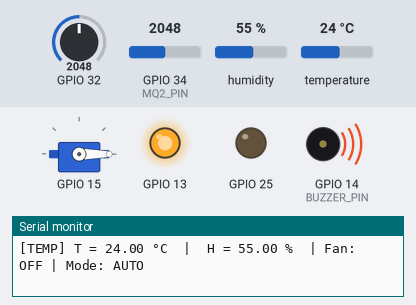
This program was run on a simulated ESP32. Parts: servo, output pins drawn as LEDs (lit = HIGH), buzzer (waves = sounding), the last lines printed to the serial monitor. The inputs (shaded band) are chosen by the test bench; at power-on: temperature 24 °C, GPIO 34 (MQ2_PIN) = 2048, GPIO 32 = 2048, humidity 55 %. WiFi joins after 1.5 s; servers stay silent unless stated; no MQTT or app messages arrive unless stated.

Above: at 6.1 s.
6.2 s: temperature set to 28 °C
8.2 s: temperature set to 31 °C
At 10.1 s:
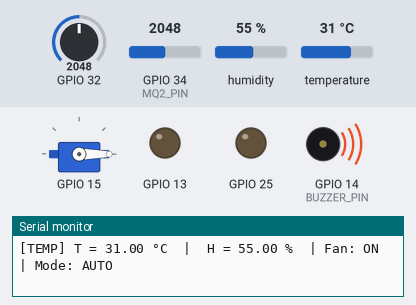
10.5 s: GPIO 34 (MQ2_PIN) set to 1236
12.0 s: GPIO 34 (MQ2_PIN) set to 1174
At 12.8 s:
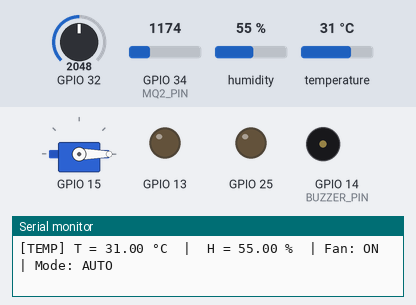
13.5 s: GPIO 32 set to 93
15.0 s: GPIO 32 set to 79
At 15.4 s:
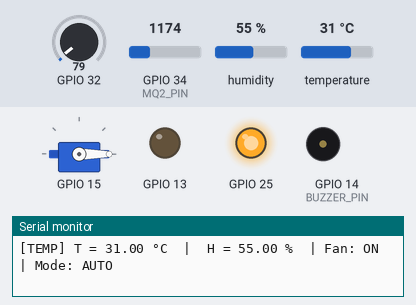
Timing chart, 0 to 17.5 s (numbered marks = the images above; inputs shaded):
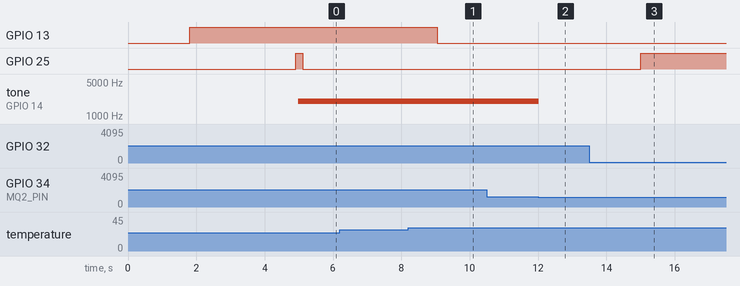

The program:

main.cpp
```cpp
#include <Arduino.h>
#include <WiFi.h>
#include <WiFiClientSecure.h>

#include "Temp.h"
#include "Smoke.h"
#include "RFID.h"
#include "Moisture.h"
#include "MqttManager.h"
#include "cert.h"

const char* WIFI_SSID  = "Haichiem";
const char* WIFI_PASS  = "04697297";

const char* MQTT_BROKER = "o06160ee.ala.asia-southeast1.emqxsl.com";
const int   MQTT_PORT   = 8883;
const char* MQTT_USER   = "esp32";
const char* MQTT_PASSW  = "1234567890";


MqttTempManager mqttTemp(MQTT_BROKER, MQTT_PORT, MQTT_USER, MQTT_PASSW, EMQX_ROOT_CA);
unsigned long lastPublishTemp = 0;


#define MQ2_PIN 34
#define BUZZER_PIN 14
Smoke smokeModule(MQ2_PIN, BUZZER_PIN, 1200);

MqttManager mqttSmoke(
    WIFI_SSID, WIFI_PASS,
    MQTT_BROKER, MQTT_PORT,
    MQTT_USER, MQTT_PASSW,
    &smokeModule
);
unsigned long lastPublishSmoke = 0;


MqttDoorManager mqttDoor(
    MQTT_BROKER,
    MQTT_PORT,
    MQTT_USER,
    MQTT_PASSW,
    EMQX_ROOT_CA
);


Moisture moistureModule(32, 25, 30, 60);

MqttMoistureManager mqttMoisture(
    MQTT_BROKER, MQTT_PORT,
    MQTT_USER, MQTT_PASSW,
    EMQX_ROOT_CA
);
unsigned long lastPublishMoisture = 0;


void connectWiFi() {
    WiFi.mode(WIFI_STA);
    WiFi.begin(WIFI_SSID, WIFI_PASS);

    Serial.print("Connecting WiFi");
    while (WiFi.status() != WL_CONNECTED) {
        Serial.print(".");
        delay(500);
    }
    Serial.println("\nWiFi Connected: " + WiFi.localIP().toString());
}


void setup() {
    Serial.begin(115200);
    delay(300);

    connectWiFi();


    initTemp();
    mqttTemp.begin();


    smokeModule.begin();
    mqttSmoke.begin();


    mqttDoor.begin();
    doorSystemInit();


    moistureModule.begin();
    mqttMoisture.begin();

    Serial.println("===== ALL MODULES READY =====");
}


void loop() {
    mqttTemp.loop();
    updateTempLogic();

    if (millis() - lastPublishTemp > 5005) {
        lastPublishTemp = millis();
        mqttTemp.publishTemp(temperature);
        mqttTemp.publishHumi(humidity);
        mqttTemp.publishFanState(fanState);
        mqttTemp.publishMode(autoMode);
    }

    mqttSmoke.loop();
    smokeModule.update();

    if (millis() - lastPublishSmoke > 500) {
        lastPublishSmoke = millis();
        mqttSmoke.publishSmokeData();
    }

    mqttDoor.loop();
    doorSystemLoop();
    handleDoorWithSensorNonBlocking();

    mqttMoisture.loop();
    moistureModule.update();

    if (millis() - lastPublishMoisture > 5000) {
        lastPublishMoisture = millis();
        mqttMoisture.publishMoisture(moistureModule.getMoisture());
        mqttMoisture.publishPumpState(moistureModule.getPumpState());
        mqttMoisture.publishMode(moistureModule.getMode());
    }
}
```

Moisture.h
```cpp
#pragma once
#include <Arduino.h>

class Moisture {
public:
    Moisture(uint8_t analogPin, uint8_t pumpPin,
             int lowThres = 30, int highThres = 60);

    void begin();
    void update();

    void setPump(bool on);
    void setMode(const String &mode);

    int getMoisture() const { return moisture; }
    bool getPumpState() const { return pumpState; }
    String getMode() const { return mode; }

private:
    uint8_t aPin;
    uint8_t pPin;

    int moisture;
    bool pumpState;

    int lowThreshold;
    int highThreshold;

    String mode;
};

extern Moisture moistureModule;
```

MqttManager.h
```cpp
#pragma once

#include <Arduino.h>
#include <WiFi.h>
#include <WiFiClientSecure.h>
#include <PubSubClient.h>
#include "Smoke.h"
#include "cert.h"

class MqttTempManager {
public:
    MqttTempManager(const char* broker, int port,
                    const char* user, const char* pass,
                    const char* caCert);

    void begin();
    void loop();

    void publishTemp(float temp);
    void publishHumi(float humi);
    void publishFanState(bool state);
    void publishMode(bool mode);

private:
    WiFiClientSecure _wifiClient;
    PubSubClient _client;

    const char* _broker;
    int _port;
    const char* _user;
    const char* _pass;
    const char* _caCert;

    static MqttTempManager* instance;
    static void mqttCallback(char* topic, byte* payload, unsigned int length);
    void handleMessage(String topic, String msg);

    void reconnect();
};

class MqttManager {
public:
    MqttManager(const char* ssid,
                const char* password,
                const char* broker,
                int port,
                const char* user,
                const char* pass,
                Smoke* smokeModule);

    void begin();
    void loop();
    void publishSmokeData();

private:
    static void mqttCallback(char* topic, byte* payload, unsigned int length);
    void reconnect();

    static MqttManager* instance;

    const char* _ssid;
    const char* _password;
    const char* _broker;
    int _port;
    const char* _mqttUser;
    const char* _mqttPass;

    WiFiClientSecure espClient;
    PubSubClient client;

    Smoke* _smoke;

    const char* TOPIC_SMOKE_VALUE   = "iot/smoke/value";
    const char* TOPIC_SMOKE_MODE    = "iot/smoke/mode";
    const char* TOPIC_SMOKE_BUZZER  = "iot/smoke/buzzer";
};

class MqttDoorManager {
public:
    MqttDoorManager(const char* broker, int port,
                    const char* user, const char* pass,
                    const char* caCert);

    void begin();
    void loop();

    // Publish
    void publishStatus(const String &msg);

private:
    WiFiClientSecure _wifiClient;
    PubSubClient _client;

    const char* _broker;
    int _port;
    const char* _user;
    const char* _pass;
    const char* _caCert;

    static MqttDoorManager* instance;
    static void mqttCallback(char* topic, byte* payload, unsigned int length);
    void handleMessage(String topic, String msg);

    void reconnect();
};

class MqttMoistureManager {
public:
    MqttMoistureManager(const char* broker, int port,
                        const char* user, const char* pass,
                        const char* caCert);

    void begin();
    void loop();

    void publishMoisture(int value);
    void publishPumpState(bool state);
    void publishMode(const String &mode);

private:
    WiFiClientSecure _wifiClient;
    PubSubClient _client;

    const char* _broker;
    int _port;
    const char* _user;
    const char* _pass;
    const char* _caCert;

    static MqttMoistureManager* instance;
    static void mqttCallback(char* topic, byte* payload, unsigned int length);
    void handleMessage(String topic, String msg);

    void reconnect();
};
```

RFID.h
```cpp
#pragma once
#include <Arduino.h>

void doorSystemInit();
void doorSystemLoop();

void mqttDoorOpen();
void mqttDoorClose();

void handleDoorWithSensorNonBlocking();
```

Smoke.h
```cpp
#ifndef SMOKE_H
#define SMOKE_H

#include <Arduino.h>

class Smoke {
public:
    Smoke(uint8_t mq2Pin, uint8_t buzzerPin, int threshold = 2100);

    void begin();
    void update();

    void setAutoMode(bool state);
    void manualBuzzerControl(bool state);

    int getGasValue() const { return _gasValue; }
    bool isAuto() const { return _autoMode; }

private:
    uint8_t _mq2Pin;
    uint8_t _buzzerPin;

    int _gasValue = 0;
    int _threshold;

    bool _autoMode = true;
    bool _manualBuzzerState = false;

    void beep(bool state);

    int _pwmChannel = 0;
    int _pwmFreq = 2000;
    int _pwmResolution = 8;
};

#endif
```

Temp.h
```cpp
#ifndef TEMP_H
#define TEMP_H

void initTemp();
void updateTempLogic();   // thay cho handleTemp()

extern float temperature;
extern float humidity;

extern bool fanState;
extern bool autoMode;     // true = auto, false = manual

void fanOn();
void fanOff();

#endif
```

cert.h
```cpp
#ifndef CERT_H
#define CERT_H

static const char EMQX_ROOT_CA[] = R"EOF(
-----BEGIN CERTIFICATE-----
MIIDjjCCAnagAwIBAgIQAzrx5qcRqaC7KGSxHQn65TANBgkqhkiG9w0BAQsFADBh
MQswCQYDVQQGEwJVUzEVMBMGA1UEChMMRGlnaUNlcnQgSW5jMRkwFwYDVQQLExB3
d3cuZGlnaWNlcnQuY29tMSAwHgYDVQQDExdEaWdpQ2VydCBHbG9iYWwgUm9vdCBH
MjAeFw0xMzA4MDExMjAwMDBaFw0zODAxMTUxMjAwMDBaMGExCzAJBgNVBAYTAlVT
MRUwEwYDVQQKEwxEaWdpQ2VydCBJbmMxGTAXBgNVBAsTEHd3dy5kaWdpY2VydC5j
b20xIDAeBgNVBAMTF0RpZ2lDZXJ0IEdsb2JhbCBSb290IEcyMIIBIjANBgkqhkiG
9w0BAQEFAAOCAQ8AMIIBCgKCAQEAuzfNNNx7a8myaJCtSnX/RrohCgiN9RlUyfuI
2/Ou8jqJkTx65qsGGmvPrC3oXgkkRLpimn7Wo6h+4FR1IAWsULecYxpsMNzaHxmx
1x7e/dfgy5SDN67sH0NO3Xss0r0upS/kqbitOtSZpLYl6ZtrAGCSYP9PIUkY92eQ
q2EGnI/yuum06ZIya7XzV+hdG82MHauVBJVJ8zUtluNJbd134/tJS7SsVQepj5Wz
tCO7TG1F8PapspUwtP1MVYwnSlcUfIKdzXOS0xZKBgyMUNGPHgm+F6HmIcr9g+UQ
vIOlCsRnKPZzFBQ9RnbDhxSJITRNrw9FDKZJobq7nMWxM4MphQIDAQABo0IwQDAP
BgNVHRMBAf8EBTADAQH/MA4GA1UdDwEB/wQEAwIBhjAdBgNVHQ4EFgQUTiJUIBiV
5uNu5g/6+rkS7QYXjzkwDQYJKoZIhvcNAQELBQADggEBAGBnKJRvDkhj6zHd6mcY
1Yl9PMWLSn/pvtsrF9+wX3N3KjITOYFnQoQj8kVnNeyIv/iPsGEMNKSuIEyExtv4
NeF22d+mQrvHRAiGfzZ0JFrabA0UWTW98kndth/Jsw1HKj2ZL7tcu7XUIOGZX1NG
Fdtom/DzMNU+MeKNhJ7jitralj41E6Vf8PlwUHBHQRFXGU7Aj64GxJUTFy8bJZ91
8rGOmaFvE7FBcf6IKshPECBV1/MUReXgRPTqh5Uykw7+U0b6LJ3/iyK5S9kJRaTe
pLiaWN0bfVKfjllDiIGknibVb63dDcY3fe0Dkhvld1927jyNxF1WW6LZZm6zNTfl
MrY=
-----END CERTIFICATE-----
)EOF";

#endif
```

Moisture.cpp
```cpp
#include "Moisture.h"

Moisture::Moisture(uint8_t analogPin, uint8_t pumpPin,
                   int lowThres, int highThres)
    : aPin(analogPin), pPin(pumpPin),
      lowThreshold(lowThres), highThreshold(highThres),
      pumpState(false), moisture(0), mode("auto") {}

void Moisture::begin() {
    pinMode(pPin, OUTPUT);
    digitalWrite(pPin, HIGH);
}

void Moisture::setPump(bool on) {
    pumpState = on;
    digitalWrite(pPin, on ? LOW : HIGH);
}

void Moisture::setMode(const String &m) {
    mode = m;
}

void Moisture::update() {
    int adc = analogRead(aPin);

    moisture = map(adc, 50, 150, 100, 0);
    moisture = constrain(moisture, 0, 100);

    if (mode == "auto") {
        if (!pumpState && moisture < lowThreshold) setPump(true);
        else if (pumpState && moisture > highThreshold) setPump(false);
    }
}
```

MqttManager.cpp
```cpp
#include <Arduino.h>
#include <WiFi.h>
#include <WiFiClientSecure.h>
#include <PubSubClient.h>

#include "MqttManager.h"
#include "Temp.h"
#include "Smoke.h"
#include "RFID.h"
#include "Moisture.h"
#include "cert.h"

MqttTempManager* MqttTempManager::instance = nullptr;
MqttManager* MqttManager::instance = nullptr;
MqttDoorManager* MqttDoorManager::instance = nullptr;
MqttMoistureManager* MqttMoistureManager::instance = nullptr;

MqttTempManager::MqttTempManager(const char* broker, int port,
                                 const char* user, const char* pass,
                                 const char* caCert)
    : _broker(broker), _port(port), _user(user), _pass(pass),
      _caCert(caCert), _client(_wifiClient)
{
    instance = this;
}

void MqttTempManager::begin() {
    _wifiClient.setCACert(_caCert);
    _client.setServer(_broker, _port);
    _client.setCallback(MqttTempManager::mqttCallback);
}

void MqttTempManager::loop() {
    if (!_client.connected()) reconnect();
    _client.loop();
}

void MqttTempManager::reconnect() {
    while (!_client.connected()) {
        if (_client.connect("TempModule", _user, _pass)) {
            _client.subscribe("iot/temp/setFan");
            _client.subscribe("iot/temp/setMode");
            publishTemp(temperature);
            publishHumi(humidity);
            publishFanState(fanState);
            publishMode(autoMode);
        } else delay(2000);
    }
}

void MqttTempManager::mqttCallback(char* topic, byte* payload, unsigned int length) {
    if (!instance) return;
    String msg;
    for (uint32_t i = 0; i < length; i++) msg += (char)payload[i];
    instance->handleMessage(String(topic), msg);
}

void MqttTempManager::handleMessage(String topic, String msg) {
    if (topic == "iot/temp/setFan") {
        bool newState = (msg == "1");
        if (newState) fanOn(); else fanOff();
        autoMode = false;
        publishMode(false);
        publishFanState(fanState);
        return;
    }

    if (topic == "iot/temp/setMode") {
        bool newMode = (msg == "auto" || msg == "1");
        autoMode = newMode;
        publishMode(autoMode);

        if (autoMode) {
            if (temperature >= 30) fanOn();
            else if (temperature <= 25) fanOff();
        }
        publishFanState(fanState);
        return;
    }
}

void MqttTempManager::publishTemp(float temp) {
    _client.publish("iot/temp/value", String(temp).c_str(), true);
}

void MqttTempManager::publishHumi(float humi) {
    _client.publish("iot/temp/humi", String(humi).c_str(), true);
}

void MqttTempManager::publishFanState(bool state) {
    _client.publish("iot/temp/fanState", state ? "1" : "0", true);
}

void MqttTempManager::publishMode(bool mode) {
    _client.publish("iot/temp/mode", mode ? "auto" : "manual", true);
}

MqttManager::MqttManager(const char* ssid,
                         const char* password,
                         const char* broker,
                         int port,
                         const char* user,
                         const char* pass,
                         Smoke* smokeModule)
    : _ssid(ssid),
      _password(password),
      _broker(broker),
      _port(port),
      _mqttUser(user),
      _mqttPass(pass),
      client(espClient),
      _smoke(smokeModule)
{
    instance = this;
}

void MqttManager::begin() {
    WiFi.begin(_ssid, _password);
    while (WiFi.status() != WL_CONNECTED) {
        delay(500);
        Serial.print(".");
    }

    espClient.setCACert(EMQX_ROOT_CA);
    client.setServer(_broker, _port);
    client.setCallback(MqttManager::mqttCallback);

    reconnect();
}

void MqttManager::loop() {
    if (!client.connected()) reconnect();
    client.loop();
}

void MqttManager::reconnect() {
    while (!client.connected()) {
        if (client.connect("ESP32_SMOKE", _mqttUser, _mqttPass)) {
            client.subscribe(TOPIC_SMOKE_MODE);
            client.subscribe(TOPIC_SMOKE_BUZZER);
        } else delay(2000);
    }
}

void MqttManager::publishSmokeData() {
    int val = _smoke->getGasValue();
    client.publish(TOPIC_SMOKE_VALUE, String(val).c_str(), true);
    client.publish(TOPIC_SMOKE_MODE, _smoke->isAuto() ? "auto" : "manual", true);
}

void MqttManager::mqttCallback(char* topic, byte* payload, unsigned int length) {
    payload[length] = '\0';
    String msg = String((char*)payload);

    if (String(topic) == "iot/smoke/mode") {
        instance->_smoke->setAutoMode(msg == "auto");
    } else if (String(topic) == "iot/smoke/buzzer") {
        instance->_smoke->setAutoMode(false);
        instance->client.publish("iot/smoke/mode", "manual", true);

        bool buzState = (msg == "on" || msg == "1");
        instance->_smoke->manualBuzzerControl(buzState);
    }
}

MqttDoorManager::MqttDoorManager(const char* broker, int port,
                                 const char* user, const char* pass,
                                 const char* caCert)
    : _broker(broker), _port(port),
      _user(user), _pass(pass),
      _caCert(caCert), _client(_wifiClient)
{
    instance = this;
}

void MqttDoorManager::begin() {
    _wifiClient.setCACert(_caCert);
    _client.setServer(_broker, _port);
    _client.setCallback(MqttDoorManager::mqttCallback);
}

void MqttDoorManager::loop() {
    if (!_client.connected()) reconnect();
    _client.loop();
}

void MqttDoorManager::reconnect() {
    while (!_client.connected()) {
        if (_client.connect("DoorModule", _user, _pass)) {
            _client.subscribe("iot/door/cmd");
            publishStatus("Door module online");
        } else delay(2000);
    }
}

void MqttDoorManager::mqttCallback(char* topic, byte* payload, unsigned int length) {
    if (!instance) return;

    String msg;
    for (uint32_t i = 0; i < length; i++) msg += (char)payload[i];

    instance->handleMessage(String(topic), msg);
}

void MqttDoorManager::handleMessage(String topic, String msg) {
    msg.toLowerCase();

    if (topic == "iot/door/cmd") {
        if (msg == "open") mqttDoorOpen();
        else if (msg == "close") mqttDoorClose();
    }
}

void MqttDoorManager::publishStatus(const String &msg) {
    _client.publish("iot/door/status", msg.c_str(), true);
}

extern Moisture moistureModule;

MqttMoistureManager::MqttMoistureManager(const char* broker, int port,
                                         const char* user, const char* pass,
                                         const char* caCert)
    : _broker(broker), _port(port), _user(user), _pass(pass),
      _caCert(caCert), _client(_wifiClient)
{
    instance = this;
}

void MqttMoistureManager::begin() {
    _wifiClient.setCACert(_caCert);
    _client.setServer(_broker, _port);
    _client.setCallback(MqttMoistureManager::mqttCallback);
}

void MqttMoistureManager::loop() {
    if (!_client.connected()) reconnect();
    _client.loop();
}

void MqttMoistureManager::reconnect() {
    while (!_client.connected()) {
        if (_client.connect("MoistureModule", _user, _pass)) {
            _client.subscribe("iot/moisture/setPump");
            _client.subscribe("iot/moisture/setMode");

            publishMoisture(moistureModule.getMoisture());
            publishPumpState(moistureModule.getPumpState());
            publishMode(moistureModule.getMode());
        } else delay(2000);
    }
}

void MqttMoistureManager::mqttCallback(char* topic, byte* payload, unsigned int length) {
    if (!instance) return;

    String msg;
    for (uint32_t i = 0; i < length; i++) msg += (char)payload[i];

    instance->handleMessage(String(topic), msg);
}

void MqttMoistureManager::handleMessage(String topic, String msg) {
    if (topic == "iot/moisture/setPump") {
        moistureModule.setPump(msg == "1");
        moistureModule.setMode("manual");
        publishMode("manual");
        publishPumpState(moistureModule.getPumpState());
        return;
    }

    if (topic == "iot/moisture/setMode") {
        String newMode = (msg == "auto" || msg == "1") ? "auto" : "manual";
        moistureModule.setMode(newMode);
        publishMode(newMode);

        if (newMode == "auto") {
            moistureModule.update();
            publishPumpState(moistureModule.getPumpState());
        }
        return;
    }
}

void MqttMoistureManager::publishMoisture(int value) {
    _client.publish("iot/moisture/value", String(value).c_str(), true);
}

void MqttMoistureManager::publishPumpState(bool state) {
    _client.publish("iot/moisture/pumpState", state ? "1" : "0", true);
}

void MqttMoistureManager::publishMode(const String &mode) {
    _client.publish("iot/moisture/mode", mode.c_str(), true);
}
```

Source omitted: RFID.cpp (2834 bytes), Smoke.cpp (982 bytes), Temp.cpp (1128 bytes), cert.cpp (1355 bytes)

Measured:
- the behaviour switches between 29 and 30 °C on temperature (found by bisection; images 0 and 1)
- the behaviour switches between 1201 and 1200 on GPIO 34 (MQ2_PIN) (found by bisection; images 1 and 2)
- the behaviour switches between 90 and 89 on GPIO 32 (found by bisection; images 2 and 3)
- after the input at 8.2 s, GPIO 13: HIGH → LOW after 0.84 s
- after the input at 12.0 s, tone on GPIO 14 (BUZZER_PIN): 2000 Hz → silent at once
- after the input at 15.0 s, GPIO 25: LOW → HIGH at once
